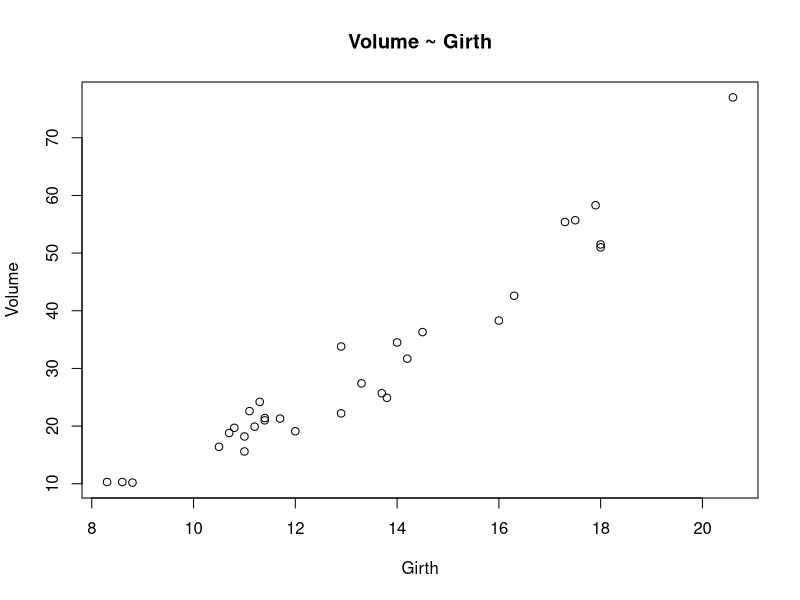
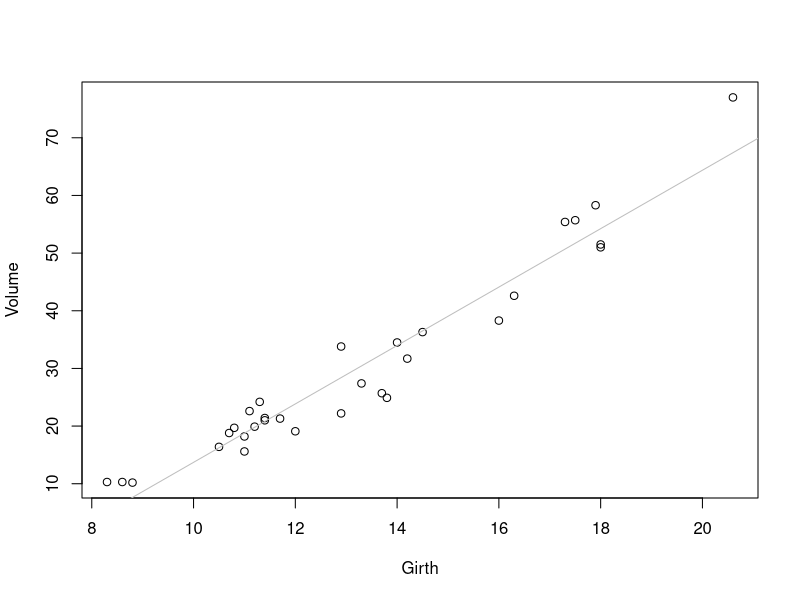

Recreate these plots in R, in order.
# Questão 01
data(trees)
trees
attach(trees)
# A)
plot(Girth,Volume)
title('Volume ~ Girth')

# B)
cor(Girth,Volume)

# C)
cor.test(Volume, Girth)

# D)
gvmodel <- lm(Volume ~ Girth)
gvmodel

# E)
# Para esse modelo, consideremos que a variavel explicativa é
# o diâmetro da arvore e a variavel resposta é o volume da 
# arvore.

# F)
coefs <- gvmodel$coefficients
coefs                    

# G)
plot(Girth, Volume)
abline(gvmodel, col="gray")

# H)

# I)
summary(gvmodel)

# J)
predict(gvmodel,newdata=data.frame(Girth=c(13)),
        interval="prediction")
